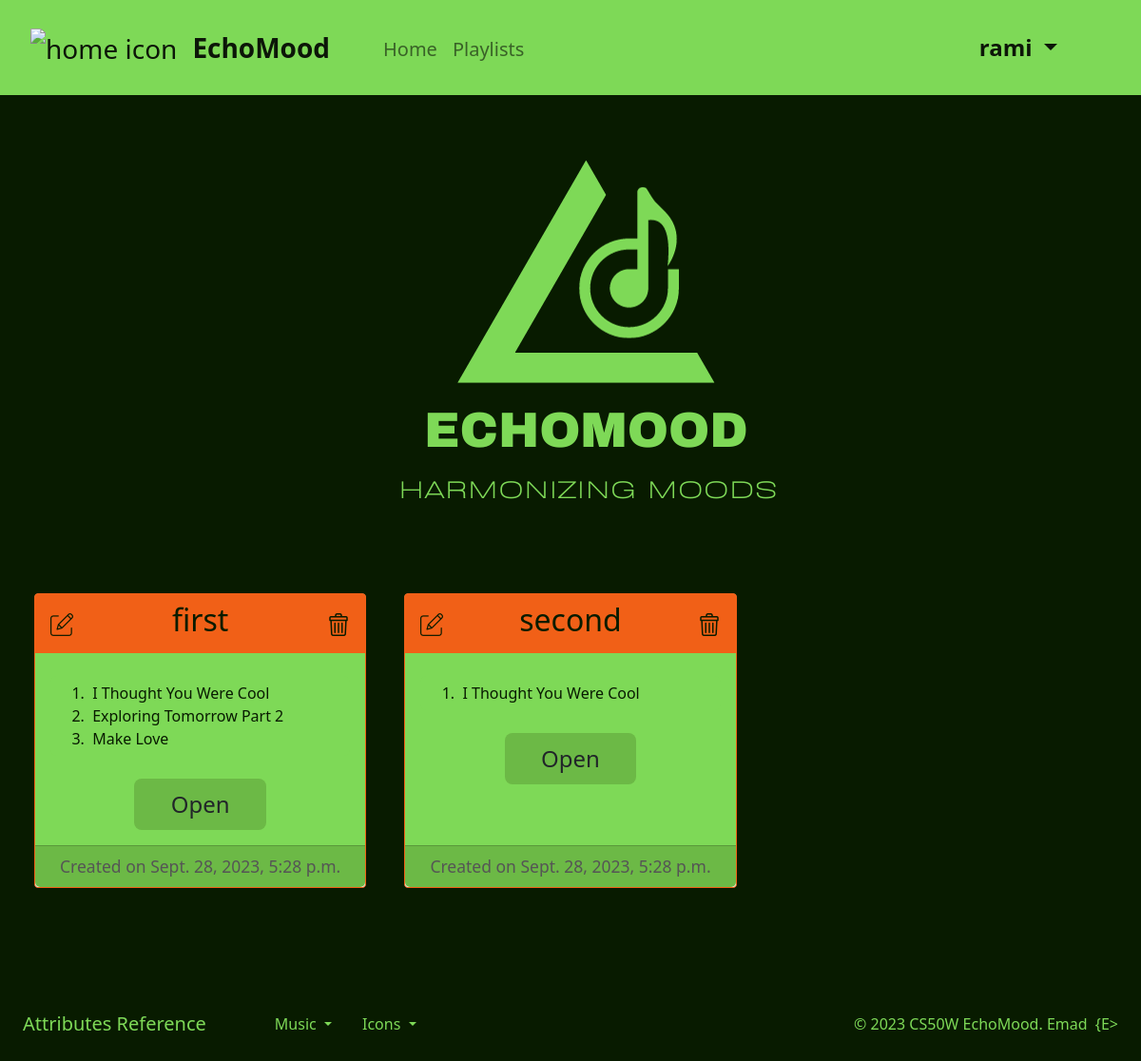
Before: /playlists (signed in) with the older database file.
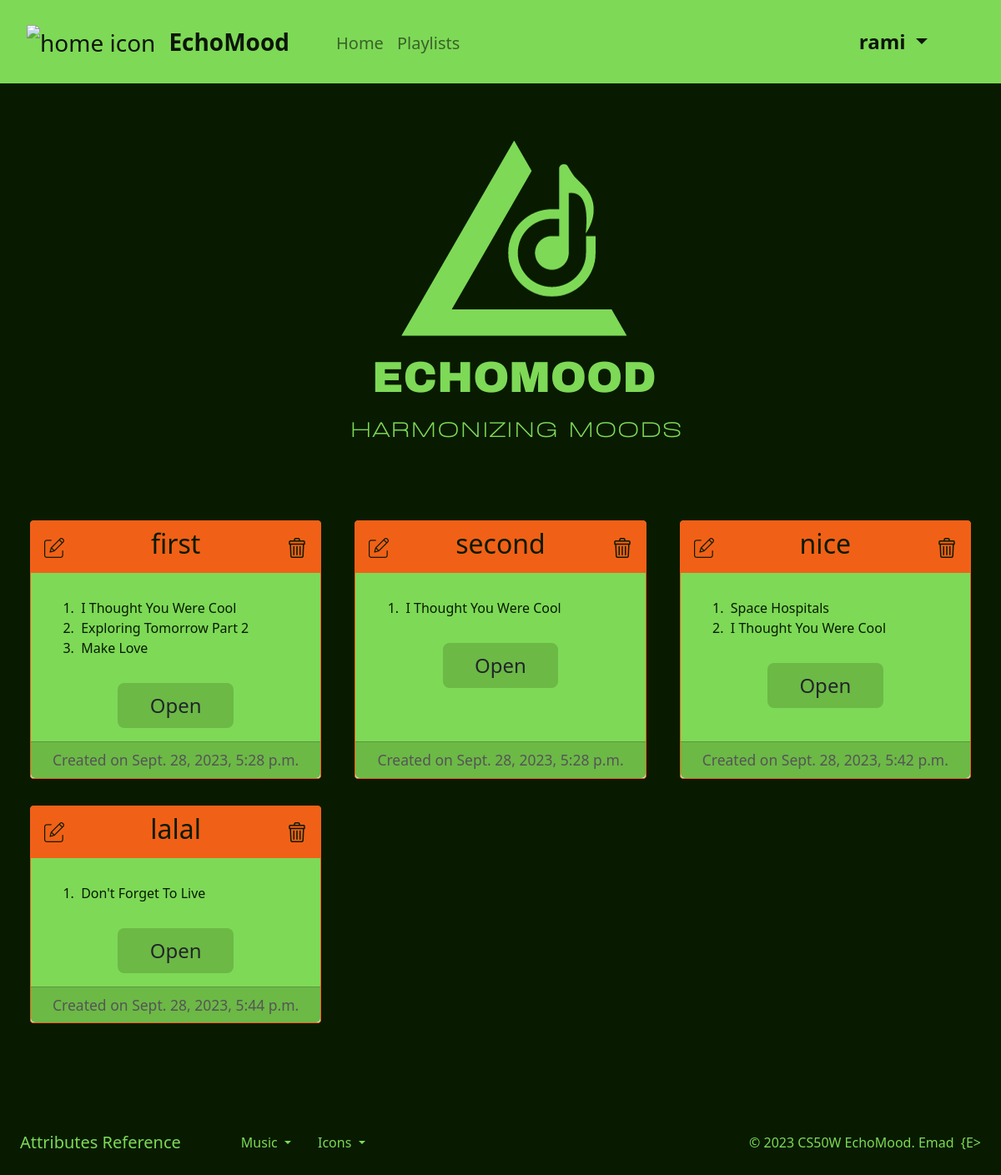
After: the same page with the newer database file.
### capstone/models.py (models this page shows, shortened)
class Playlist(models.Model):
    name = models.CharField(max_length=200)
    created_on = models.DateTimeField(auto_now_add=True)    # automatically populated with current date
    tracks = models.ManyToManyField('Track', related_name='playlists')
    mood = models.ForeignKey(Mood, on_delete=models.CASCADE, related_name="mood_playlists")

class Track(models.Model):
    title = models.CharField(max_length=200)
    gdrive_id = models.CharField(max_length=200, unique=True)
    artist = models.CharField(max_length=100)
    added_on = models.DateTimeField(auto_now_add=True)    # automatically populated with current date
    genre = models.ForeignKey(Genre, on_delete=models.CASCADE, related_name="genre_tracks")

### capstone/views.py (the view)
# urls.py: path("playlists", views.playlists, name="playlists"),
@login_required
def playlists(request):
    context = create_context(playlist_form=PlaylistForm())
    return render(request, "capstone/playlists.html", context=context)

### capstone/tools.py (called while the page is built)
def create_context(**kwargs):
    context = {
        "register_form": kwargs.get("register_form", None),
        "login_form": kwargs.get("login_form", None),
        "mood_form": kwargs.get("mood_form", None),
        "playlist_form": kwargs.get("playlist_form", None),
        "playlist": kwargs.get("playlist", None),
        "playlist_json": kwargs.get("playlist_json", None),
        "is_in_user_playlists": kwargs.get("is_in_user_playlists", False),
        "selected_mood": kwargs.get("selected_mood", None),
        "playable": kwargs.get("playable", False),  # here default value of 'playable' is False not None
        }
    return context

### capstone/templates/capstone/playlists.html (shortened to what this page needs)
{% extends 'capstone/layout.html' %}
{% load static %}
{% block body %}
    <div class="row container-fluid d-flex justify-content-center">
        <div class="col-lg-4 col-md-6 col-sm-12 mx-auto">
            <img src="{% static 'capstone/assets/logo/EchoMood.png' %}" alt="EchoMood Logo">
        </div>
    </div>
    <div id="playlists-div" class="mb-5">
        <div class="row container-fluid row-cols-1 row-cols-md-3 g-4 px-3">
            {% for playlist in user.playlists.all %}
                <div class="col mb-2">
                    <div class="card h-100 mx-2 fs-5">
                        <div class="card-body p-0 m-0">
                            <div class="card-title d-flex justify-content-between align-items-center py-2">
                                <a type="button" class="btn-link fs-4 ms-3 mb-1" data-bs-toggle="modal" data-bs-target="#renamePlaylistModal-{{playlist.id}}">
                                    <cite title="Rename Playlist">
                                        <img src="{% static 'capstone/assets/icons/edit.png' %}" alt="edit icon">
                                    </cite>
                                </a>
                                <h3 class="fs-2">{{ playlist.name }}</h3>
                                <a type="button" class="btn-link fs-4 me-3 mb-1" data-bs-toggle="modal" data-bs-target="#deletePlaylistModal-{{playlist.id}}">
                                    <cite title="Delete Playlist">
                                        <img src="{% static 'capstone/assets/icons/trash.png' %}" alt="trash icon">
                                    </cite>
                                </a>
                            </div>
                            <div class="d-flex justify-content-start p-3">
                                <ol class="card-text form-control">
                                    {% for track in playlist.tracks.all %}
                                        <li class="card-track fs-6">&nbsp;{{track.title}}</li>
                                    {% endfor %}
                                </ol>
                            </div>
                            <div class="d-flex justify-content-center pt-2 mb-3">
                                <a href="{% url 'open_playlist' playlist.id %}" class="btn btn-lg btn-card fs-4">Open</a>
                            </div>
                        </div>
                        <div class="card-footer py-2">
                            <small class="d-flex justify-content-center">Created on {{ playlist.created_on }}</small>
                        </div>
                    </div>
                </div>
            {% empty %}
                <div class="col mb-2 d-flex justify-content-center">
                    <h2 class="no-playlists">You have no saved playlists.</h2>
                </div>
            {% endfor %}
        </div>
    </div>
{% endblock %}

Changed rows visible on the page:
added Playlist: name "nice", created_on "Sept. 28, 2023, 5:42 p.m."
now on this page (row unchanged): Track: title "Space Hospitals", shown under "nice"
now on this page (row edited): Track: title "I Thought You Were Cool", shown under "nice"
added Playlist: name "lalal", created_on "Sept. 28, 2023, 5:44 p.m."
now on this page (row unchanged): Track: title "Don't Forget To Live", shown under "lalal"
